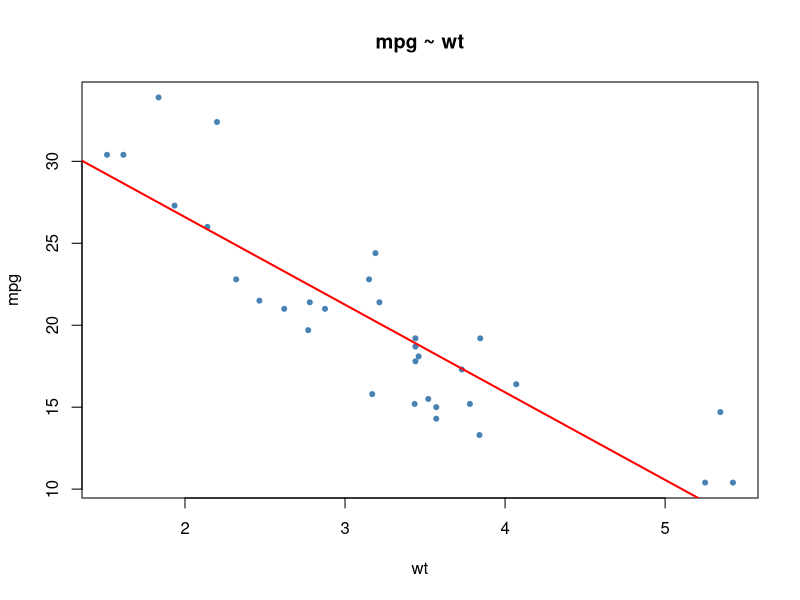
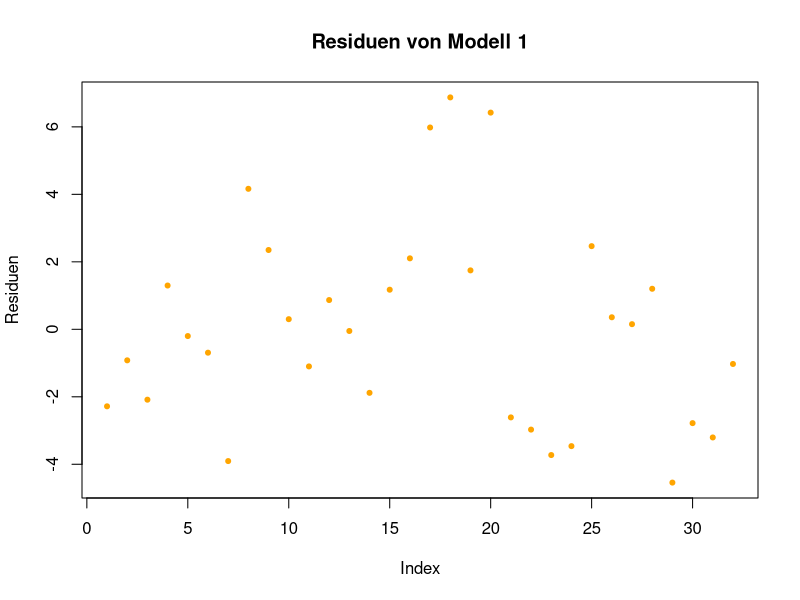
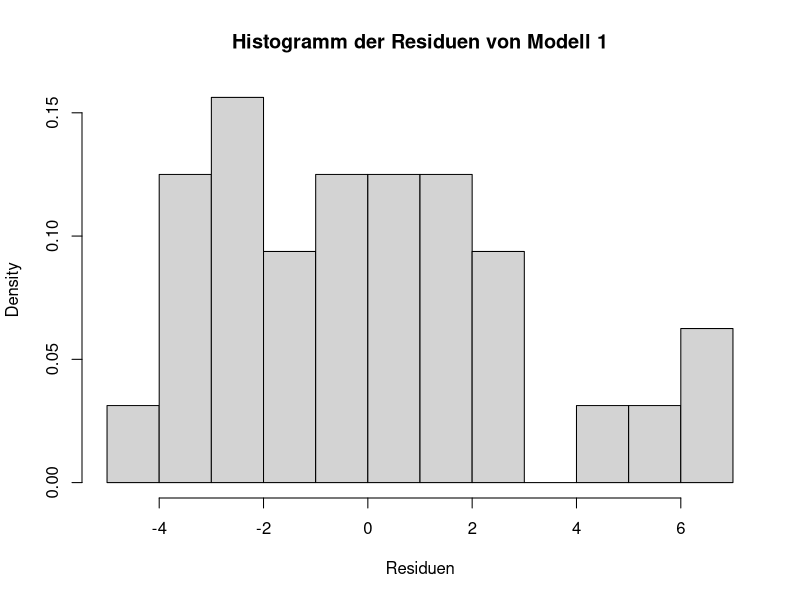
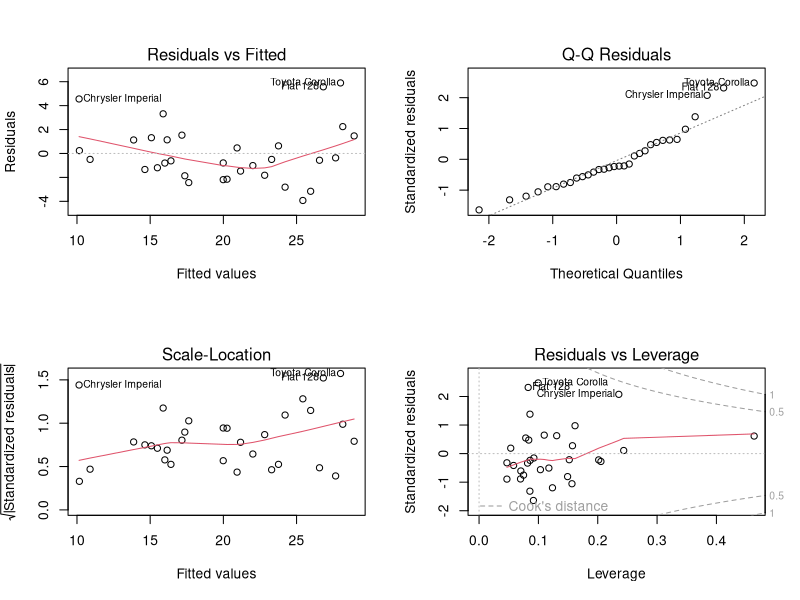
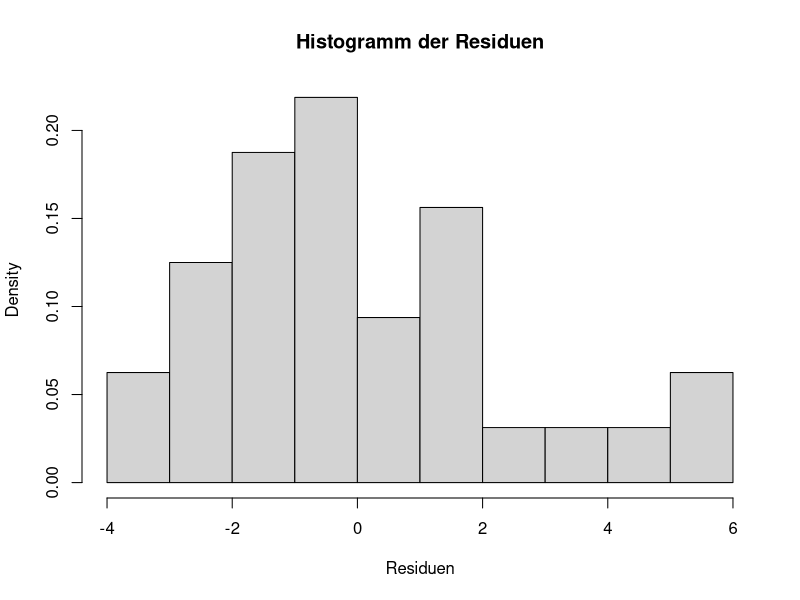
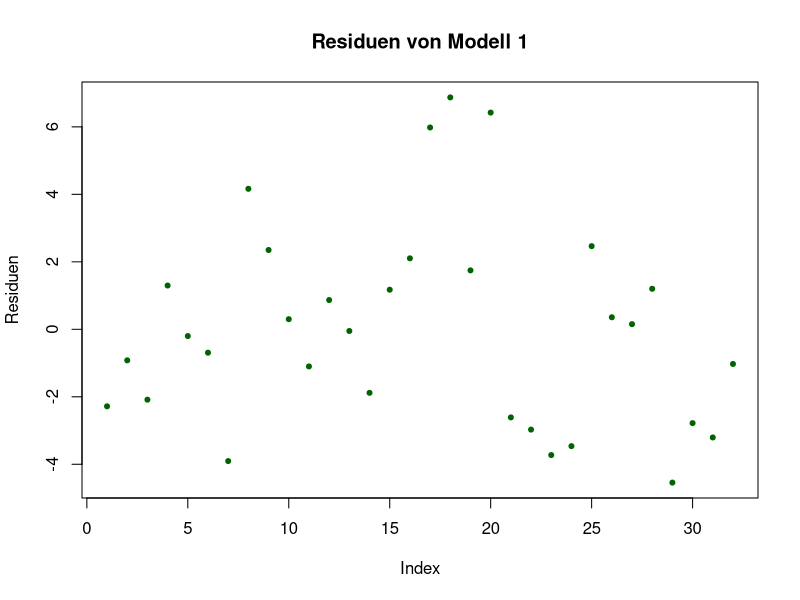
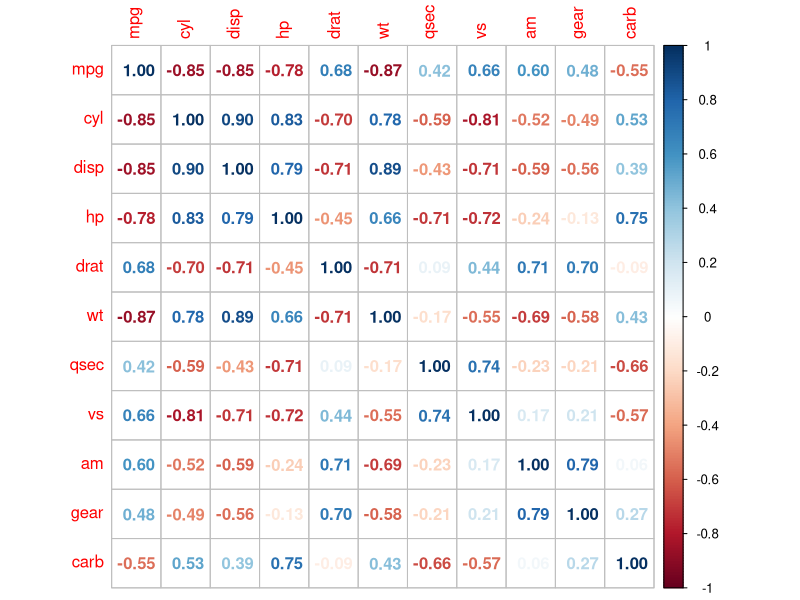
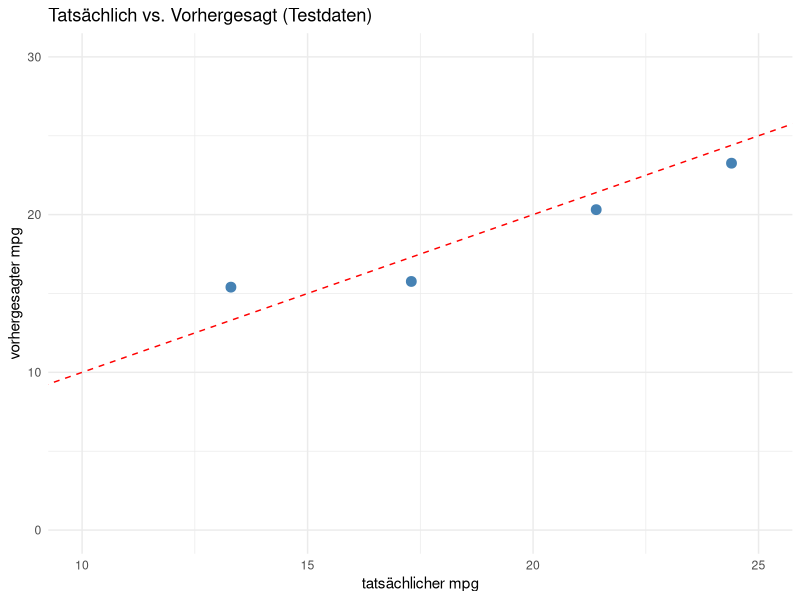

The R source for these figures, in order:
# =============================================================================
# Übung Kapitel 8: Lineare Regression (einfach & multiple) + Prediction
# Themen: lm(), summary(), Koeffizienten interpretieren, R^2 und adj. R^2,
#         Residuenanalyse, Train/Test-Split, RMSE, MAE, Vorhersage
# Datensätze: mtcars (R-base)
# =============================================================================
install.packages("corrplot")
install.packages(c("caret", "ggplot2"))
library(caret)
library(ggplot2)
library(corrplot)

# -----------------------------------------------------------------------------
# Aufgabe 1 – Einfache lineare Regression
# -----------------------------------------------------------------------------
# Modell: mpg ~ wt
#
# a) Schätze das Modell, gib summary() aus.
# b) Interpretiere Intercept, Steigung und R^2.
# c) Plotte die Regressionsgerade.
# d) Sage den Verbrauch für ein Auto mit wt = 3.0 voraus (mit 95 %-PI).

data(mtcars)

mod1 <- lm(mpg ~ wt, data = mtcars)
summary(mod1)

# c)
plot(mtcars$wt, mtcars$mpg, pch = 20, col = "steelblue",
     xlab = "wt", ylab = "mpg",
     main = "mpg ~ wt")
abline(mod1, col = "red", lwd = 2)

# d) Punktvorhersage + Vorhersageintervall
neu <- data.frame(wt = 3.0)
predict(mod1, newdata = neu, interval = "prediction", level = 0.95)


# -----------------------------------------------------------------------------
# Aufgabe 2 – Multiple Regression
# -----------------------------------------------------------------------------
# Modell: mpg ~ wt + hp + cyl
#
# a) Schätze das Modell.
# b) Welche Variablen sind signifikant (p-Wert)?
# c) Vergleiche R^2 und adjusted R^2 mit Modell 1.

plot(mod1$residuals, pch = 20, col = "orange",
     xlab = "Index", ylab = "Residuen",
     main = "Residuen von Modell 1")

hist(mod1$residuals, breaks = 12, col = "lightgray", freq = FALSE,
     main = "Histogramm der Residuen von Modell 1", xlab = "Residuen")

mod2 <- lm(mpg ~ wt + hp + cyl, data = mtcars)
summary(mod2)

cat("R^2     mod1:", round(summary(mod1)$r.squared,    3),
    " | mod2:",     round(summary(mod2)$r.squared,    3), "\n")
cat("adj R^2 mod1:", round(summary(mod1)$adj.r.squared, 3),
    " | mod2:",     round(summary(mod2)$adj.r.squared, 3), "\n")


# -----------------------------------------------------------------------------
# Aufgabe 3 – Residuenanalyse
# -----------------------------------------------------------------------------
# a) Vier diagnostische Plots (Residuen, QQ, Skalierung, Hebel).
# b) Histogramm der Residuen.
# c) Shapiro-Wilk-Test auf Normalverteilung der Residuen.

par(mfrow = c(2, 2))
plot(mod2)
par(mfrow = c(1, 1))

hist(residuals(mod2), breaks = 12, col = "lightgray",freq = FALSE,
     main = "Histogramm der Residuen", xlab = "Residuen")

plot(mod1$residuals, pch = 20, col = "darkgreen",
     xlab = "Index", ylab = "Residuen",
     main = "Residuen von Modell 1")

sw <- shapiro.test(residuals(mod2))
cat("Shapiro-Wilk Residuen: p =", round(sw$p.value, 4), "\n")


# -----------------------------------------------------------------------------
# Aufgabe 4 – Train/Test-Split + Vorhersagegüte
# -----------------------------------------------------------------------------
# Aufteilung mtcars in 80 % Training und 20 % Test.
# Modell: mpg ~ wt + hp + cyl + am.
# Berechne MAE und RMSE auf den Testdaten.
M = cor(mtcars)
corrplot(M, method = "number")

set.seed(42)
idx_train <- createDataPartition(mtcars$mpg, p = 0.8, list = FALSE)
train <- mtcars[idx_train, ]
test  <- mtcars[-idx_train, ]

mod3 <- lm(mpg ~ wt + cyl , data = train)
summary(mod3)


# Freiheitsgrade berechenen
n <- nrow(train)  # Anzahl Beobachtungen im Training
p <- length(coef(mod3)) - 1  # Anzahl Prädiktoren (ohne Intercept)
df <- n - p - 1

sd(mod3$residuals)

# in-sample / RMSE vor allem für Vorhersagen, out-of sample relevant
rse = sqrt(sum(residuals(mod3)^2) / (nrow(train) - length(coef(mod3)) )) # genauere Berechnung mit Freiheitsgraden
rmse = sqrt(sum(residuals(mod3)^2)/  nrow(train) ) # einfachere Berechnung ohne Freiheitsgrade

# out-of-sample / test bzw. hold-out RMSE
pred <- predict(mod3, newdata = test)
res  <- test$mpg - pred

mae  <- mean(abs(res))
rmse <- sqrt(mean(res^2))
cat("MAE  Test     :", round(mae,  3), "\n")
cat("RMSE Test     :", round(rmse, 3), "\n")


# -----------------------------------------------------------------------------
# Aufgabe 5 – Visualisierung: tatsächlich vs. vorhergesagt
# -----------------------------------------------------------------------------
plot_df <- data.frame(actual = test$mpg, predicted = pred)

ggplot(plot_df, aes(x = actual, y = predicted)) +
  geom_point(size = 3, color = "steelblue") +
  coord_cartesian(xlim = c(10, 25), ylim = c(0, 30)) +
  geom_abline(slope = 1, intercept = 0, color = "red", linetype = "dashed") +
  labs(title = "Tatsächlich vs. Vorhergesagt (Testdaten)",
       x = "tatsächlicher mpg", y = "vorhergesagter mpg") +
  theme_minimal()

# Residuenplot
ggplot(data.frame(predicted = pred, residual = res),
       aes(x = predicted, y = residual)) +
  geom_point(size = 3, color = "darkgreen") +
  geom_hline(yintercept = 0, color = "red", linetype = "dashed") +
  labs(title = "Residuen vs. Vorhergesagt",
       x = "vorhergesagter mpg", y = "Residuum") +
  theme_minimal()


# -----------------------------------------------------------------------------
# Aufgabe 6 – Modellvergleich mit anova()
# -----------------------------------------------------------------------------
# Sind die zusätzlichen Variablen in Modell 2 statistisch nötig
# (gegenüber Modell 1 mit nur wt)?

mod_klein <- lm(mpg ~ wt,           data = mtcars)
mod_mittel <- lm(mpg ~ wt + cyl, data = mtcars)
mod_gross <- lm(mpg ~ wt + hp + cyl, data = mtcars)

(anova(mod_klein, mod_mittel, mod_gross))
# kleiner p-Wert -> das größere Modell erklärt signifikant mehr Varianz.
